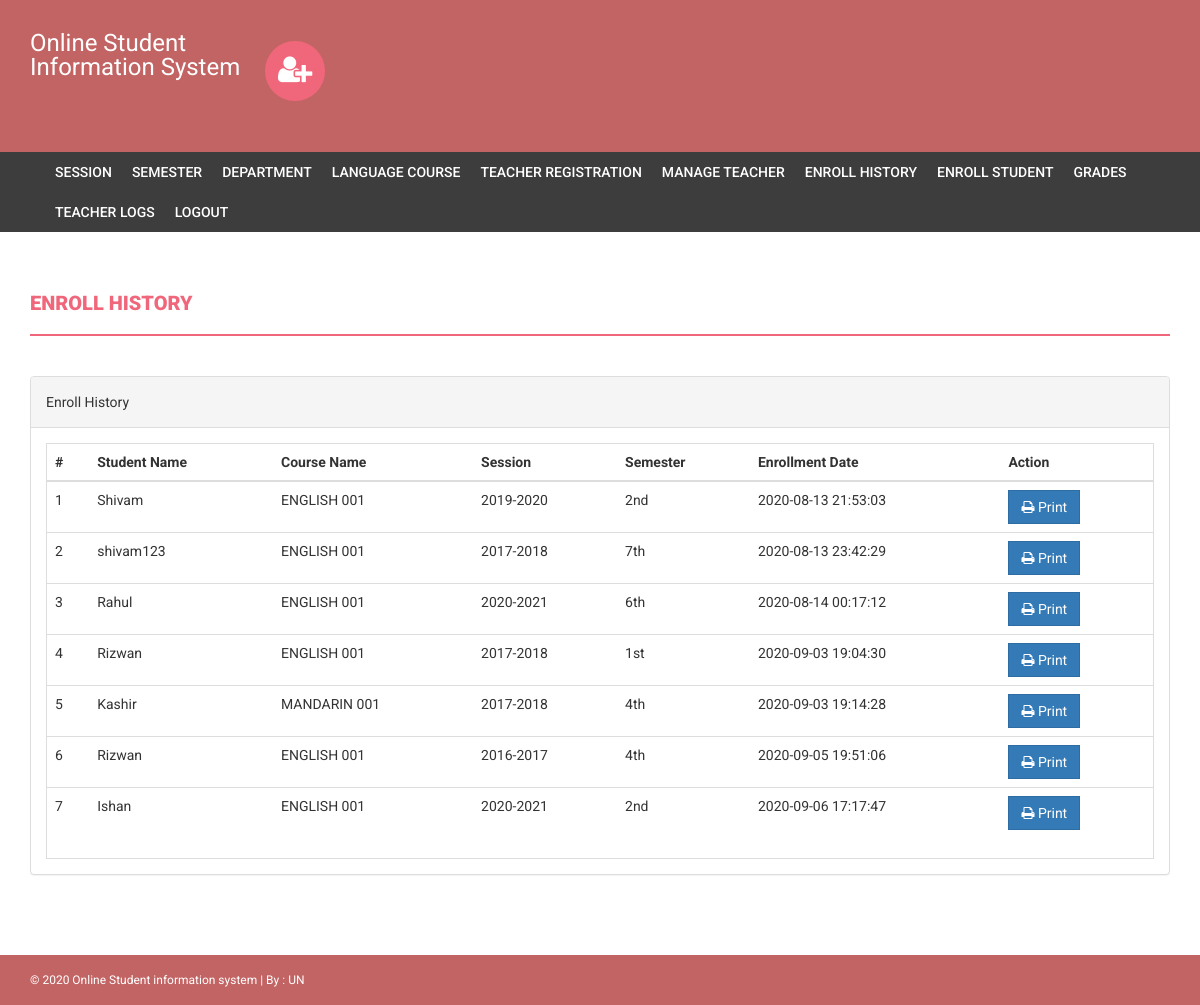
Page /admin/enroll-history.php (signed in) on the committed database.
### tables this page shows
CREATE TABLE `student` (
  `id` int(11) NOT NULL,
  `courseCode` varchar(255) DEFAULT NULL,
  `courseName` varchar(255) DEFAULT NULL,
  `sessionName` varchar(255) DEFAULT NULL,
  `semesterName` varchar(100) NOT NULL,
  `noofSeats` int(11) DEFAULT NULL,
  `creationDate` timestamp NULL DEFAULT current_timestamp(),
  `updationDate` varchar(255) DEFAULT NULL
);

### admin/enroll-history.php (the view, shortened to what this page needs)
<?php
if(strlen($_SESSION['alogin'])==0)
    {
header('location:index.php');
}
else{
?>
<!DOCTYPE html>
<html xmlns="http://www.w3.org/1999/xhtml">
<head>
    <link href="assets/css/bootstrap.css" rel="stylesheet" />
    <link href="assets/css/font-awesome.css" rel="stylesheet" />
    <link href="assets/css/style.css" rel="stylesheet" />
</head>
<body>
<?php include('includes/header.php');?>
<?php if($_SESSION['alogin']!="")
{
 include('includes/menubar.php');
}
 ?>
    <div class="content-wrapper">
        <div class="container">
              <div class="row">
                    <div class="col-md-12">
                        <h1 class="page-head-line">Enroll History  </h1>
                    </div>
                </div>
                <div class="row" >
                <div class="col-md-12">
                    <div class="panel panel-default">
                        <div class="panel-heading">
                           Enroll History
                        </div>
                        <div class="panel-body">
                            <div class="table-responsive table-bordered">
                                <table class="table">
                                    <thead>
                                        <tr>
                                            <th>#</th>
                                                 <th>Student Name </th>
                                            <th>Course Name </th>
                                            <th>Session </th>
                                                <th>Semester</th>
                                             <th>Enrollment Date</th>
                                             <th>Action</th>
                                        </tr>
                                    </thead>
                                    <tbody>
<?php
$sql=mysqli_query($con,"select * from student");
$cnt=1;
while($row=mysqli_fetch_array($sql))
{
?>
                                        <tr>
                                            <td><?php echo $cnt;?></td>
                                              <td><?php echo htmlentities($row['courseName']);?></td>
                                            <td><?php echo htmlentities($row['courseCode']);?></td>
                                            <td><?php echo htmlentities($row['sessionName']);?></td>
                                            <td><?php echo htmlentities($row['semesterName']);?></td>
                                             <td><?php echo htmlentities($row['creationDate']);?></td>
                                            <td>
                                            <a href="print.php?id=<?php echo $row['id']?>" target="_blank">
<button class="btn btn-primary"><i class="fa fa-print "></i> Print</button> </a>
                                            </td>
                                        </tr>
<?php
$cnt++;
} ?>
                                    </tbody>
                                </table>
                            </div>
                        </div>
                    </div>
                </div>
            </div>
        </div>
    </div>
  <?php include('includes/footer.php');?>
</body>
</html>
<?php } ?>

### admin/assets/css/style.css (style rules this page uses)
body { font-family: 'Roboto', sans-serif; line-height: 30px; }
.content-wrapper { margin-top: 40px; min-height: 600px; padding-bottom: 60px; }
.page-head-line { font-weight: 900; padding-bottom: 20px; border-bottom: 2px solid #F0677C; text-transform: uppercase; color: #F0677C; font-size: 20px; margin-bottom: 40px; }
.btn { border-radius: 0px; -webkit-border-radius: 0px; -moz-border-radius: 0px; }

### rows in the picture
student: courseName "Shivam", courseCode "ENGLISH 001", sessionName "2019-2020", semesterName "2nd", creationDate "2020-08-13 21:53:03"
student: courseName "shivam123", courseCode "ENGLISH 001", sessionName "2017-2018", semesterName "7th", creationDate "2020-08-13 23:42:29"
student: courseName "Rahul", courseCode "ENGLISH 001", sessionName "2020-2021", semesterName "6th", creationDate "2020-08-14 00:17:12"
student: courseName "Rizwan", courseCode "ENGLISH 001", sessionName "2017-2018", semesterName "1st", creationDate "2020-09-03 19:04:30"
student: courseName "Kashir", courseCode "MANDARIN 001", sessionName "2017-2018", semesterName "4th", creationDate "2020-09-03 19:14:28"
student: courseName "Rizwan", courseCode "ENGLISH 001", sessionName "2016-2017", semesterName "4th", creationDate "2020-09-05 19:51:06"
student: courseName "Ishan", courseCode "ENGLISH 001", sessionName "2020-2021", semesterName "2nd", creationDate "2020-09-06 17:17:47"
